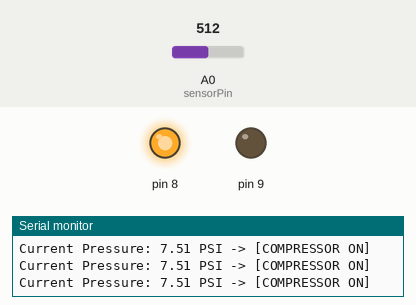
Recording of a sketch running on a simulated Arduino Uno, built with avr-gcc and run on an emulated ATmega328P. Parts: output pins drawn as LEDs (lit = HIGH), the last lines printed to the serial monitor. The inputs (shaded band) are chosen by the test bench; at power-on: A0 (sensorPin) = 512.

Above: at 1.3 s.
1.4 s: A0 (sensorPin) set to 663
2.9 s: A0 (sensorPin) set to 697
At 3.8 s:
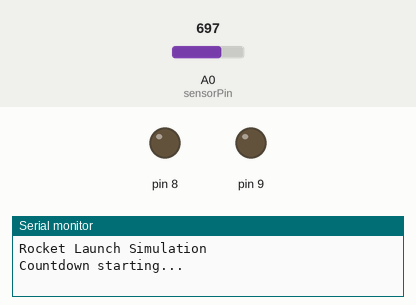
At 16.7 s:
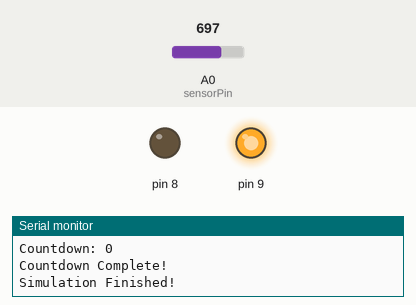
Timing chart, 0 to 17.0 s (numbered marks = the images above; inputs shaded):
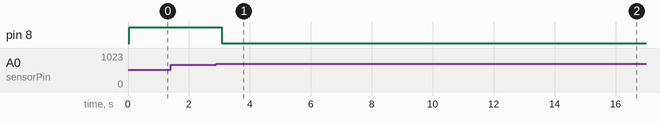

The sketch:

Pressure_Rocket_Combined.ino
```cpp
// ENGR 2304 Final Project - Pressure Control + Rocket Countdown (combined)
// Convention: numbers without 0x are binary (0b...). Decimal value in comments.

const int sensorPin     = A0;
const int compressorPin = 0b1000;        // pin 8: compressor
const int ledPin        = 0b1001;        // pin 9: launch LED (was 8, same as compressor)

const float targetPressure = 0b1010;     // 10 psi
const float maxPressure    = 0b1111;     // 15 psi (sensor full scale)
const int   adcMax         = 0b1111111111;   // 1023
const int   countdownStart = 0b1010;     // 10 seconds

void setup() {
  Serial.begin(0b10010110000000);        // 9600 baud

  pinMode(compressorPin, OUTPUT);
  pinMode(ledPin, OUTPUT);
  pinMode(sensorPin, INPUT);
  digitalWrite(ledPin, LOW);

  Serial.println("--- Compressor Regulation Initialized ---");
  Serial.print("Target Pressure Set To: ");
  Serial.print(targetPressure);
  Serial.println(" PSI\n");

  // Part 1: run the compressor until the target pressure is reached
  float currentPressure = 0;
  while (currentPressure < targetPressure) {
    int sensorValue = analogRead(sensorPin);
    currentPressure = (sensorValue / (float)adcMax) * maxPressure;

    Serial.print("Current Pressure: ");
    Serial.print(currentPressure);
    Serial.print(" PSI");

    if (currentPressure < targetPressure) {
      digitalWrite(compressorPin, HIGH);
      Serial.println(" -> [COMPRESSOR ON]");
    } else {
      digitalWrite(compressorPin, LOW);
      Serial.println(" -> [TARGET REACHED / COMPRESSOR OFF]");
    }
    delay(0b111110100);                  // 500 ms
  }

  // Part 2: rocket launch countdown
  Serial.println("\nRocket Launch Simulation");
  Serial.println("Countdown starting...");
  delay(0b1111101000);                   // 1000 ms

  for (int count = countdownStart; count >= 0; count--) {
    Serial.print("Countdown: ");
    Serial.println(count);
    delay(0b1111101000);                 // 1000 ms
  }

  Serial.println("Countdown Complete!");
  Serial.println("Simulation Finished!");
  digitalWrite(ledPin, HIGH);            // launch
}

void loop() {
  // nothing here: the sequence runs once in setup()
}
```

Measured:
- the behaviour switches between 681 and 682 on A0 (sensorPin) (found by bisection; images 0 and 1)
- after the input at 2.9 s, pin 8: HIGH → LOW after 0.17 s; pin 9: LOW → HIGH after 12.7 s
